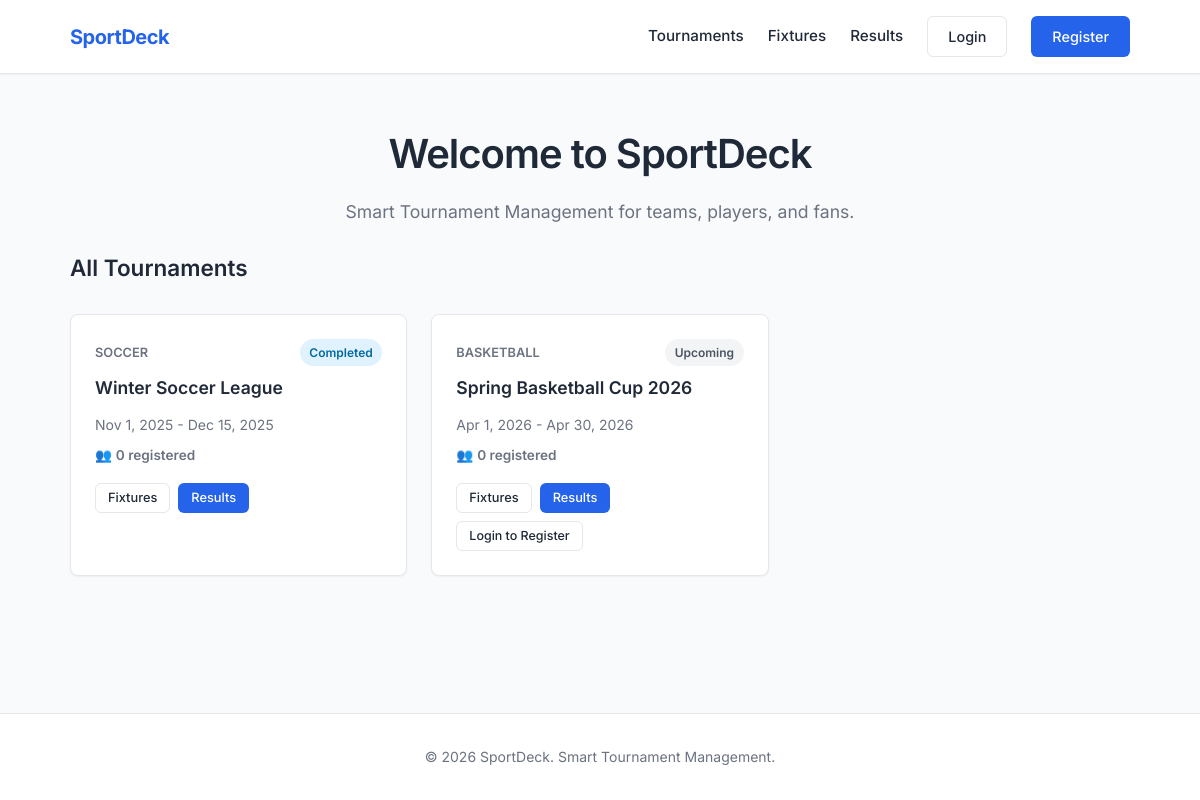
The page / on the database its author committed.
### tables this page shows
CREATE TABLE IF NOT EXISTS tournaments (
    id INT AUTO_INCREMENT PRIMARY KEY,
    name VARCHAR(200) NOT NULL,
    sport_type VARCHAR(50) NOT NULL,
    start_date DATE NOT NULL,
    end_date DATE NOT NULL,
    status ENUM('upcoming', 'ongoing', 'completed') DEFAULT 'upcoming',
    max_players INT DEFAULT NULL   
);

### includes/config.php (called while the page is built, shortened)
<?php
$base_url = '/sportdeck';
function displayDate($date) {
    return date("M j, Y", strtotime($date));
}
?>

### index.php (the view, shortened to what this page needs)
<?php
require_once 'includes/config.php';
$user_id = isset($_SESSION['user_id']) ? $_SESSION['user_id'] : null;
$is_player = ($user_id && $_SESSION['role'] === 'player');
if ($is_player) {
    $stmt = $pdo->prepare("
        SELECT t.*,
            (SELECT COUNT(*) FROM tournament_registrations WHERE tournament_id = t.id AND status='registered') AS reg_count,
            (SELECT status FROM tournament_registrations WHERE tournament_id = t.id AND user_id = ? LIMIT 1) AS my_status
        FROM tournaments t
        ORDER BY t.start_date ASC
    ");
    $stmt->execute([$user_id]);
} else {
    $stmt = $pdo->query("
        SELECT t.*,
            (SELECT COUNT(*) FROM tournament_registrations WHERE tournament_id = t.id AND status='registered') AS reg_count,
            NULL AS my_status
        FROM tournaments t
        ORDER BY t.start_date ASC
    ");
}
$tournaments = $stmt->fetchAll();
include 'includes/header.php';
?>
<div class="text-center mb-3">
    <h1 style="font-size: 2.5rem; letter-spacing:-1px;">Welcome to SportDeck</h1>
    <p class="text-muted" style="font-size: 1.1rem;">Smart Tournament Management for teams, players, and fans.</p>
</div>
<div class="flex flex-between mb-2">
    <h2>All Tournaments</h2>
</div>
<div class="grid grid-3">
    <?php if (count($tournaments) > 0): ?>
        <?php foreach ($tournaments as $t): ?>
            <?php
                $badge = 'badge-gray';
                if($t['status'] == 'completed') $badge = 'badge-blue';
                $isOpen = in_array($t['status'], ['upcoming', 'ongoing']);
                $isFull = $t['max_players'] !== null && $t['reg_count'] >= $t['max_players'];
                $isRegistered = ($is_player && $t['my_status'] === 'registered');
            ?>
            <div class="card">
                <div class="flex flex-between mb-1">
                    <span class="text-muted" style="font-size: 0.8rem; font-weight:600; text-transform:uppercase;"><?php echo htmlspecialchars($t['sport_type']); ?></span>
                    <span class="badge <?php echo $badge; ?>"><?php echo htmlspecialchars($t['status']); ?></span>
                </div>
                <h3><?php echo htmlspecialchars($t['name']); ?></h3>
                <p class="text-muted mb-1">
                    <?php echo displayDate($t['start_date']) . ' - ' . displayDate($t['end_date']); ?>
                </p>
                <p style="font-size:0.85rem; color:var(--text-muted); margin-bottom:1rem;">
                    👥
                    <?php if ($t['max_players'] !== null): ?>
                        <span style="font-weight:600; color:<?= $isFull ? 'var(--danger)' : 'inherit' ?>;"><?= $t['reg_count'] ?> / <?= $t['max_players'] ?> players</span>
                        <?php if ($isFull): ?><span class="badge badge-red" style="margin-left:0.25rem;">Full</span><?php endif; ?>
                    <?php else: ?>
                        <span style="font-weight:600;"><?= $t['reg_count'] ?> registered</span>
                    <?php endif; ?>
                </p>
                <div class="flex gap-1" style="flex-wrap:wrap;">
                    <a href="<?php echo $base_url; ?>/fixtures.php?t_id=<?php echo $t['id']; ?>" class="btn btn-outline btn-sm">Fixtures</a>
                    <a href="<?php echo $base_url; ?>/results.php?t_id=<?php echo $t['id']; ?>" class="btn btn-primary btn-sm">Results</a>
                    <?php if ($is_player && $isOpen): ?>
                        <?php if ($isRegistered): ?>
                            <span class="badge badge-green" style="padding:0.35rem 0.7rem; font-size:0.8rem; align-self:center;">✔ Registered</span>
                        <?php elseif ($isFull): ?>
                            <span class="badge badge-red" style="padding:0.35rem 0.7rem; font-size:0.8rem; align-self:center;">Full</span>
                        <?php else: ?>
                            <a href="<?= $base_url ?>/player/tournaments.php" class="btn btn-sm" style="background:#059669; color:#fff; border-color:#059669;">Register</a>
                        <?php endif; ?>
                    <?php elseif (!$user_id && $isOpen): ?>
                        <a href="<?= $base_url ?>/login.php" class="btn btn-outline btn-sm" style="font-size:0.78rem;">Login to Register</a>
                    <?php endif; ?>
                </div>
            </div>
        <?php endforeach; ?>
    <?php else: ?>
        <p class="text-muted text-center" style="grid-column: 1 / -1;">No tournaments available at the moment.</p>
    <?php endif; ?>
</div>
<?php include 'includes/footer.php'; ?>

### css/style.css (style rules this page uses)
:root { --bg-color: #f9fafb; --text-main: #1f2937; --text-muted: #6b7280; --primary: #2563eb; --primary-hover: #1d4ed8; --border: #e5e7eb; --border-light: #f3f4f6; --surface: #ffffff; --danger: #ef4444; --success: #10b981; --shadow-sm: 0 1px 2px 0 rgba(0, 0, 0, 0.05); --shadow-md: 0 4px 6px -1px rgba(0, 0, 0, 0.1), 0 2px 4px -1px rgba(0, 0, 0, 0.06); }
* { box-sizing: border-box; margin: 0; padding: 0; font-family: 'Inter', sans-serif; }
body { background-color: var(--bg-color); color: var(--text-main); line-height: 1.6; font-size: 15px; display: flex; flex-direction: column; min-height: 100vh; }
a { color: var(--primary); text-decoration: none; transition: color 0.15s ease-in-out; }
h1, h2, h3, h4 { color: var(--text-main); font-weight: 600; margin-bottom: 0.75rem; }
.text-center { text-align: center; }
.text-muted { color: var(--text-muted); font-size: 0.875rem; }
.mb-1 { margin-bottom: 0.5rem; }
.mb-2 { margin-bottom: 1rem; }
.mb-3 { margin-bottom: 1.5rem; }
.grid { display: grid; grid-template-columns: 1fr; gap: 1.5rem; }
@media (min-width: 768px) { .grid-3 { grid-template-columns: repeat(3, 1fr); } }
.flex { display: flex; }
.flex-between { justify-content: space-between; align-items: center; }
.gap-1 { gap: 0.5rem; }
.btn { display: inline-flex; align-items: center; justify-content: center; padding: 0.5rem 1.25rem; border-radius: 6px; font-weight: 500; font-size: 0.9rem; cursor: pointer; border: 1px solid transparent; transition: all 0.15s ease-in-out; }
.btn-primary { background-color: var(--primary); color: #fff; }
.btn-outline { background-color: transparent; border-color: var(--border); color: var(--text-main); }
.btn-sm { padding: 0.25rem 0.75rem; font-size: 0.8rem; }
.card { background-color: var(--surface); border: 1px solid var(--border); border-radius: 8px; padding: 1.5rem; box-shadow: var(--shadow-sm); transition: transform 0.2s ease, box-shadow 0.2s ease; }
.badge { display: inline-block; padding: 0.25rem 0.6rem; border-radius: 9999px; font-size: 0.75rem; font-weight: 600; text-transform: capitalize; }
.badge-blue { background-color: #e0f2fe; color: #0369a1; }
.badge-gray { background-color: #f3f4f6; color: #4b5563; }

### rows shown on the page
tournaments: sport_type "SOCCER", status "Completed", name "Winter Soccer League", start_date "Nov 1, 2025", end_date "Dec 15, 2025", reg_count "0"
tournaments: sport_type "BASKETBALL", status "Upcoming", name "Spring Basketball Cup 2026", start_date "Apr 1, 2026", end_date "Apr 30, 2026", reg_count "0"
